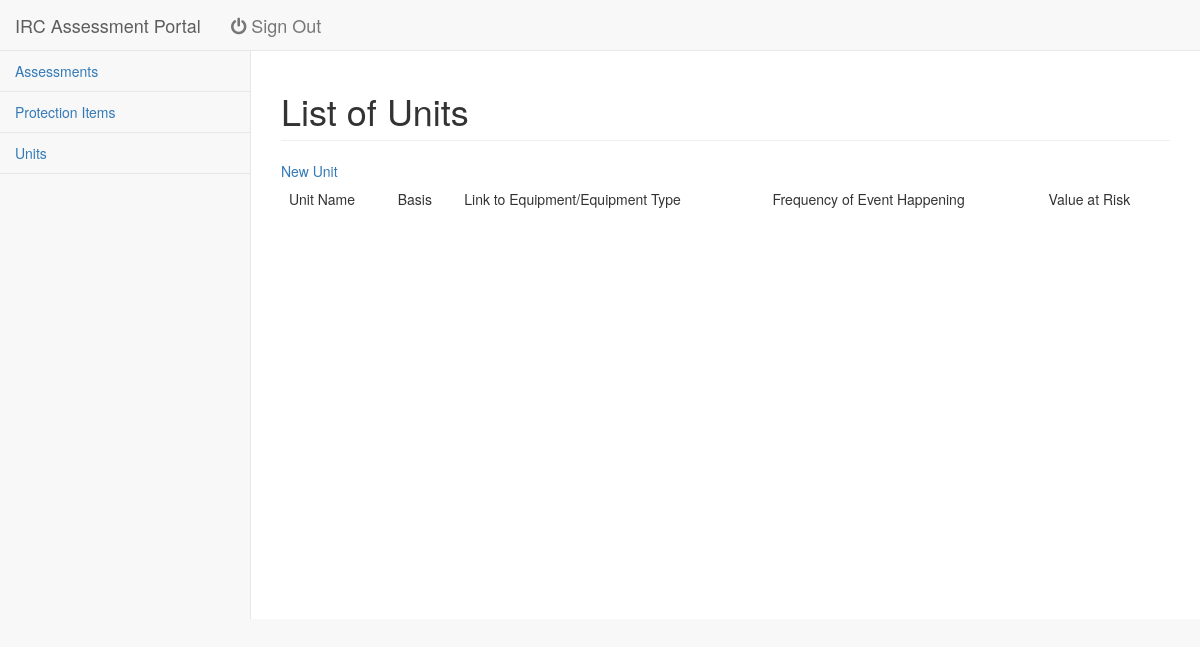
Before: /Units/ (signed in) with the older database file.
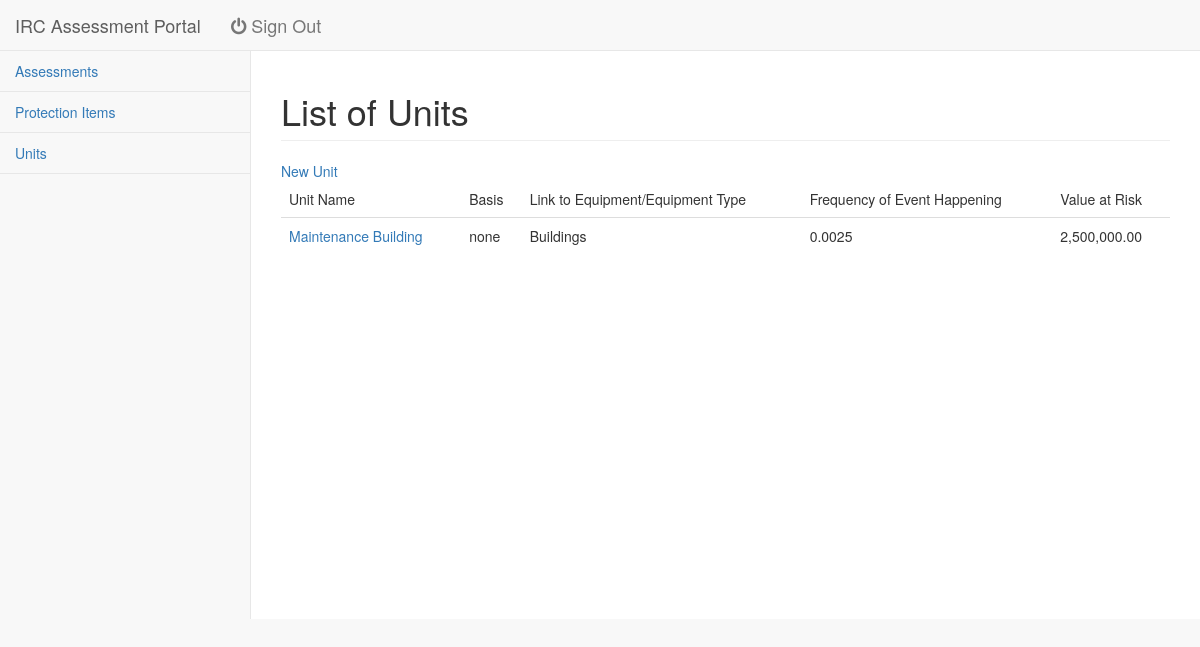
After: the same page with the newer database file.
### IRC/models.py (models this page shows, shortened)
class Unit(models.Model):
	name = models.CharField(max_length=200)
	basis = models.CharField(max_length=200)
	link = models.CharField(max_length=200)
	freq = models.DecimalField(max_digits=8, decimal_places=8)
	value = models.DecimalField(max_digits=14, decimal_places=2)
	def get_absolute_url(self):
		return reverse('unitsDetailView', args=[str(self.pk)])

### IRC/views.py (the view)
# urls.py: url(r'^Units/$', views.UnitsListView.as_view(), name='unitsListView'),
class UnitsListView(ListView):
	model = Unit

### IRC/templates/IRC/unit_list.html (shortened to what this page needs)
{% extends 'base.html' %}
{% block header %}
	{% if user.is_authenticated %}
		List of Units
	{% endif %}
{% endblock %}
{% block content %}
	{%if user.is_authenticated %}
		{% load humanize %}
		<a href="{% url 'unit_new' %}">New Unit</a>
		<table class="table">
			<thead><tr>
				<td>Unit Name</td>
				<td>Basis</td>
				<td>Link to Equipment/Equipment Type</td>
				<td>Frequency of Event Happening</td>
				<td>Value at Risk</td>
			</tr></thead>
			<tbody>
		{% for unit in object_list %}
			<tr>
				<td><a href="{{ unit.get_absolute_url }}">{{unit.name}}</a></td>
				<td>{{unit.basis}}</td>
				<td>{{unit.link}}</td>
				<td>{{unit.freq.normalize}}</td>
				<td>{{unit.value|intcomma}}</td>
			</tr>
		{% endfor %}
			</tbody>
		</table>
	{% else %}
		<a href="{% url 'login'%}"> Login Here</a><br>
	{% endif %}
{% endblock %}

Changed rows visible on the page:
added Unit: name "Maintenance Building", basis "none", link "Buildings", freq.normalize "0.0025", value "2,500,000.00"
